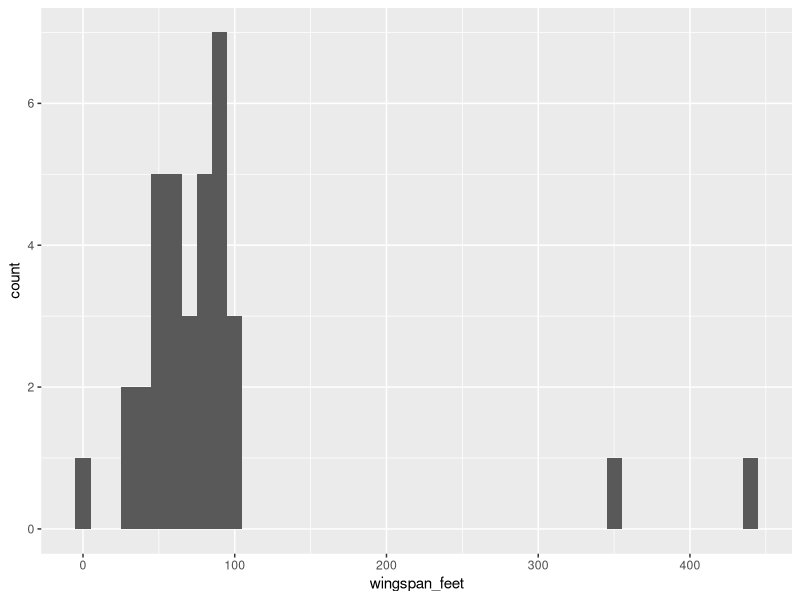
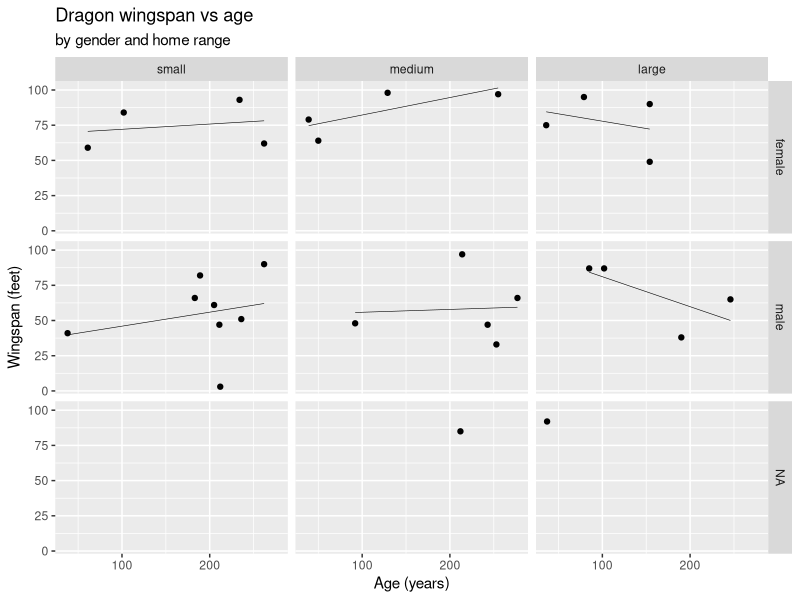

The R source for these figures, in order:
## ---- chunk 1
library(tidyverse)
library(knitr)
library(forcats)
library(stringr)
library(digest)
## ---- chunk 2

dat <- readxl::read_excel("../data/DragonSurvey.xlsx", sheet = "Very Raw Data") %>%
  
  data.table::setnames(str_to_lower(names(.))) %>% 
  
  dplyr::filter(!is.na(dragon)) %>%
  
  mutate(id = paste0("D", str_pad(1:n(), width = 3, pad = "0"))) %>% 
  
  dplyr::rename(home_range = `home range`,
                dragon_age = `dragon age`,
                n_princesses_captured = `n princess captured`,
                question = `answer to question 'what do you do with princesses?\"`,
                gold_affinity_score = `gold affinity score`,
                colour_markings = `colour and markings`) %>% 
  
  fill(interviewer) %>% 
  
  separate(colour_markings, c("colour", "marking")) %>% 
  
  mutate(gender = case_when(gender == "F" ~ "female",
                            gender == "M" ~ "male",
                            gender == "Unknown" ~ NA_character_,
                            TRUE ~ gender),
         gender = factor(gender),
         
         wingspan_feet = case_when(grepl("yard", wingspan) ~ parse_number(wingspan) * 3,
                              grepl("inches", wingspan) ~ parse_number(wingspan) / 12,
                              TRUE ~ parse_number(wingspan)),
         wingspan_feet = round(wingspan_feet),
         
         home_range = str_to_lower(home_range),
         home_range = ordered(home_range, levels = c("small", "medium", "large")),
         
         gold_affinity_score = str_to_lower(gold_affinity_score),
         gold_affinity_score = ordered(gold_affinity_score,
                                       levels = c("none", "very low", "low",
                                                  "neither low or high",
                                                  "high", "very high")),
         
         n_princesses_captured = parse_number(n_princesses_captured, na = "*"),
         
         question = str_to_lower(question),
         question_coded = case_when(grepl("(eat|roast)", question) ~ "eat",
                                    grepl("(ransom|sell|pay)", question) ~ "ransom",
                                    grepl("rescue",question) ~ "rescue",
                                    TRUE ~ "other"),
         question_coded = fct_relevel(question_coded, "other", after = 3)) %>% 
  
  select(id, everything(), -dragon, -wingspan) %>% 
  
  arrange(id, dragon_age)


skimr::skim(dat)
## ---- chunk 3

gg <- ggplot(dat, aes(wingspan_feet)) +
  geom_histogram(binwidth = 10)

print(gg)

dat <- dat %>%
  mutate(wingspan_feet = case_when(wingspan_feet > 300 ~ NA_real_,
                                 TRUE ~ wingspan_feet))
## ---- chunk 4

non_consentors = c("D004", "D009") # This could be from a file

dat <- dat %>%
  dplyr::filter(!id %in% non_consentors)

## ---- chunk 5

gg <- ggplot(dat, aes(dragon_age, wingspan_feet)) +
  geom_smooth(method = "lm", se = FALSE, colour = "black", lwd = 0.2) +
  geom_point() +
  facet_grid(gender ~ home_range) +
  labs(x = "Age (years)",
       y = "Wingspan (feet)",
       title = "Dragon wingspan vs age",
       subtitle= "by gender and home range")

gg

